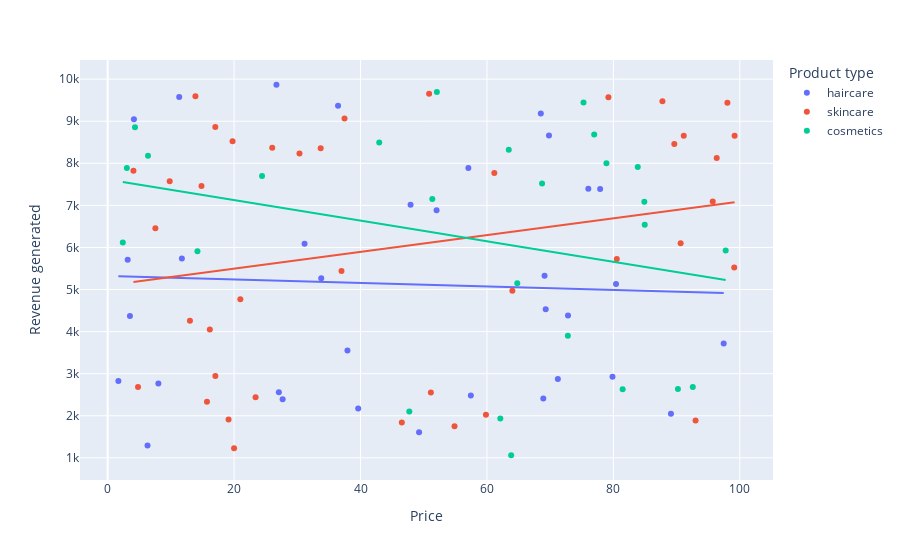

Notebook source saved alongside this figure:
### Code cell
fig=px.scatter(df,x='Price',y='Revenue generated',
               color='Product type',
               hover_data=['Number of products sold'],
               trendline='ols')
fig.show()

### Figure 1 — Plotly figure (JSON) as saved in the notebook; plotly's stock layout.template omitted (floating-point values rounded to 4 significant figures)
{"data": [{"customdata": [[802], [8], [147], [336], [620], [884], [209], [142], [353], [327], [598], [24], [859], [29], [154], [622], [701], [227], [117], [163], [32], [904], [241], [359], [946], [198], [774], [663], [618], [79], [114], [672], [62], [627]], "hovertemplate": "Product type=haircare<br>Price=%{x}<br>Revenue generated=%{y}<br>Number of products sold=%{customdata[0]}<extra></extra>", "legendgroup": "haircare", "marker": {"color": "#636efa", "symbol": "circle"}, "mode": "markers", "name": "haircare", "orientation": "v", "showlegend": true, "type": "scatter", "x": [69.81, 11.32, 1.7, 71.21, 36.44, 27.68, 4.156, 39.63, 97.45, 8.023, 11.74, 33.78, 27.08, 76.04, 26.7, 31.15, 79.86, 49.26, 52.03, 37.93, 47.91, 3.17, 69.11, 57.45, 6.307, 57.06, 72.82, 68.91, 89.1, 80.41, 69.29, 77.9, 3.526, 68.52], "xaxis": "x", "y": [8662.0, 9578.0, 2828.0, 2874.0, 9365.0, 2391.0, 9049.0, 2175.0, 3716.0, 2766.0, 5737.0, 5268.0, 2557.0, 7397.0, 9866.0, 6088.0, 2926.0, 1606.0, 6886.0, 3550.0, 7015.0, 5710.0, 5328.0, 2484.0, 1292.0, 7889.0, 4384.0, 2412.0, 2048.0, 5134.0, 4531.0, 7386.0, 4371.0, 9185.0], "yaxis": "y"}, {"hovertemplate": "<b>OLS trendline</b><br>Revenue generated = -4.1918 * Price + 5323.92<br>R<sup>2</sup>=0.002087<br><br>Product type=haircare<br>Price=%{x}<br>Revenue generated=%{y} <b>(trend)</b><extra></extra>", "legendgroup": "haircare", "marker": {"color": "#636efa", "symbol": "circle"}, "mode": "lines", "name": "haircare", "showlegend": false, "type": "scatter", "x": [1.7, 3.17, 3.526, 4.156, 6.307, 8.023, 11.32, 11.74, 26.7, 27.08, 27.68, 31.15, 33.78, 36.44, 37.93, 39.63, 47.91, 49.26, 52.03, 57.06, 57.45, 68.52, 68.91, 69.11, 69.29, 69.81, 71.21, 72.82, 76.04, 77.9, 79.86, 80.41, 89.1, 97.45], "xaxis": "x", "y": [5317.0, 5311.0, 5309.0, 5307.0, 5297.0, 5290.0, 5276.0, 5275.0, 5212.0, 5210.0, 5208.0, 5193.0, 5182.0, 5171.0, 5165.0, 5158.0, 5123.0, 5117.0, 5106.0, 5085.0, 5083.0, 5037.0, 5035.0, 5034.0, 5033.0, 5031.0, 5025.0, 5019.0, 5005.0, 4997.0, 4989.0, 4987.0, 4950.0, 4915.0], "yaxis": "y"}, {"customdata": [[736], [83], [871], [65], [980], [996], [960], [249], [562], [469], [280], [187], [320], [168], [781], [602], [963], [963], [176], [933], [556], [155], [910], [820], [242], [93], [896], [380], [246], [134], [457], [704], [513], [511], [106], [872], [336], [223], [320], [913]], "hovertemplate": "Product type=skincare<br>Price=%{x}<br>Revenue generated=%{y}<br>Number of products sold=%{customdata[0]}<extra></extra>", "legendgroup": "skincare", "marker": {"color": "#EF553B", "symbol": "circle"}, "mode": "markers", "name": "skincare", "orientation": "v", "showlegend": true, "type": "scatter", "x": [14.84, 61.16, 4.805, 4.078, 64.02, 15.71, 90.64, 16.16, 99.17, 36.99, 7.547, 51.12, 96.34, 50.85, 79.21, 37.47, 9.813, 23.4, 19.13, 80.54, 99.11, 46.53, 95.71, 98.03, 30.34, 20.99, 59.84, 17.03, 13.02, 89.63, 33.7, 26.03, 87.76, 54.87, 93.0, 91.13, 17.03, 20.0, 13.88, 19.75], "xaxis": "x", "y": [7461.0, 7767.0, 2687.0, 7823.0, 4971.0, 2331.0, 6100.0, 4053.0, 8654.0, 5442.0, 6454.0, 2553.0, 8128.0, 9655.0, 9572.0, 9062.0, 7573.0, 2438.0, 1912.0, 5725.0, 5521.0, 1840.0, 7089.0, 9436.0, 8232.0, 4767.0, 2021.0, 8864.0, 4257.0, 8459.0, 8355.0, 8368.0, 9474.0, 1752.0, 1889.0, 8652.0, 2943.0, 1230.0, 9593.0, 8526.0], "yaxis": "y"}, {"hovertemplate": "<b>OLS trendline</b><br>Revenue generated = 19.9126 * Price + 5099.65<br>R<sup>2</sup>=0.054398<br><br>Product type=skincare<br>Price=%{x}<br>Revenue generated=%{y} <b>(trend)</b><extra></extra>", "legendgroup": "skincare", "marker": {"color": "#EF553B", "symbol": "circle"}, "mode": "lines", "name": "skincare", "showlegend": false, "type": "scatter", "x": [4.078, 4.805, 7.547, 9.813, 13.02, 13.88, 14.84, 15.71, 16.16, 17.03, 17.03, 19.13, 19.75, 20.0, 20.99, 23.4, 26.03, 30.34, 33.7, 36.99, 37.47, 46.53, 50.85, 51.12, 54.87, 59.84, 61.16, 64.02, 79.21, 80.54, 87.76, 89.63, 90.64, 91.13, 93.0, 95.71, 96.34, 98.03, 99.11, 99.17], "xaxis": "x", "y": [5181.0, 5195.0, 5250.0, 5295.0, 5359.0, 5376.0, 5395.0, 5412.0, 5421.0, 5439.0, 5439.0, 5481.0, 5493.0, 5498.0, 5518.0, 5566.0, 5618.0, 5704.0, 5771.0, 5836.0, 5846.0, 6026.0, 6112.0, 6118.0, 6192.0, 6291.0, 6318.0, 6374.0, 6677.0, 6703.0, 6847.0, 6884.0, 6904.0, 6914.0, 6951.0, 7006.0, 7018.0, 7052.0, 7073.0, 7074.0], "yaxis": "y"}, {"customdata": [[426], [150], [126], [601], [391], [352], [394], [253], [616], [449], [705], [919], [99], [633], [484], [270], [637], [478], [375], [25], [737], [134], [916], [276], [987], [324]], "hovertemplate": "Product type=cosmetics<br>Price=%{x}<br>Revenue generated=%{y}<br>Number of products sold=%{customdata[0]}<extra></extra>", "legendgroup": "cosmetics", "marker": {"color": "#00cc96", "symbol": "circle"}, "mode": "markers", "name": "cosmetics", "orientation": "v", "showlegend": true, "type": "scatter", "visible": true, "x": [42.96, 68.72, 81.46, 84.89, 4.324, 92.56, 2.397, 63.45, 64.8, 84.96, 52.08, 51.36, 78.9, 14.2, 63.83, 72.8, 6.382, 90.2, 83.85, 76.96, 75.27, 97.76, 62.11, 47.71, 3.038, 24.42], "xaxis": "x", "y": [8496.0, 7517.0, 2629.0, 7087.0, 8858.0, 2686.0, 6117.0, 8319.0, 5150.0, 6541.0, 9692.0, 7152.0, 8002.0, 5911.0, 1062.0, 3900.0, 8180.0, 2633.0, 7911.0, 8685.0, 9445.0, 5925.0, 1935.0, 2100.0, 7888.0, 7698.0], "yaxis": "y"}, {"hovertemplate": "<b>OLS trendline</b><br>Revenue generated = -24.4531 * Price + 7615.01<br>R<sup>2</sup>=0.081280<br><br>Product type=cosmetics<br>Price=%{x}<br>Revenue generated=%{y} <b>(trend)</b><extra></extra>", "legendgroup": "cosmetics", "marker": {"color": "#00cc96", "symbol": "circle"}, "mode": "lines", "name": "cosmetics", "showlegend": false, "type": "scatter", "visible": true, "x": [2.397, 3.038, 4.324, 6.382, 14.2, 24.42, 42.96, 47.71, 51.36, 52.08, 62.11, 63.45, 63.83, 64.8, 68.72, 72.8, 75.27, 76.96, 78.9, 81.46, 83.85, 84.89, 84.96, 90.2, 92.56, 97.76], "xaxis": "x", "y": [7556.0, 7541.0, 7509.0, 7459.0, 7268.0, 7018.0, 6565.0, 6448.0, 6359.0, 6342.0, 6096.0, 6064.0, 6054.0, 6031.0, 5935.0, 5835.0, 5774.0, 5733.0, 5686.0, 5623.0, 5565.0, 5539.0, 5538.0, 5409.0, 5352.0, 5224.0], "yaxis": "y"}], "layout": {"autosize": true, "legend": {"title": {"text": "Product type"}, "tracegroupgap": 0}, "margin": {"t": 60}, "xaxis": {"anchor": "y", "autorange": true, "domain": [0, 1], "range": [-4.227, 105.1], "title": {"text": "Price"}, "type": "linear"}, "yaxis": {"anchor": "x", "autorange": true, "domain": [0, 1], "range": [379.9, 10550.0], "title": {"text": "Revenue generated"}, "type": "linear"}}}
